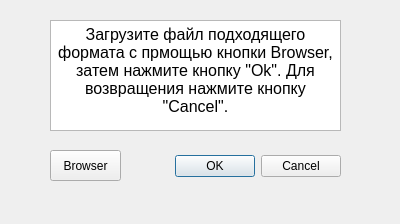
<?xml version="1.0" encoding="UTF-8"?>
<ui version="4.0">
 <class>Video_base</class>
 <widget class="QDialog" name="Video_base">
  <property name="geometry">
   <rect>
    <x>0</x>
    <y>0</y>
    <width>400</width>
    <height>224</height>
   </rect>
  </property>
  <property name="windowTitle">
   <string>Dialog</string>
  </property>
  <widget class="QDialogButtonBox" name="buttonBox">
   <property name="geometry">
    <rect>
     <x>170</x>
     <y>150</y>
     <width>171</width>
     <height>32</height>
    </rect>
   </property>
   <property name="orientation">
    <enum>Qt::Horizontal</enum>
   </property>
   <property name="standardButtons">
    <set>QDialogButtonBox::Cancel|QDialogButtonBox::Ok</set>
   </property>
  </widget>
  <widget class="QTextEdit" name="textEdit">
   <property name="geometry">
    <rect>
     <x>50</x>
     <y>20</y>
     <width>291</width>
     <height>111</height>
    </rect>
   </property>
   <property name="html">
    <string>&lt;!DOCTYPE HTML PUBLIC &quot;-//W3C//DTD HTML 4.0//EN&quot; &quot;http://www.w3.org/TR/REC-html40/strict.dtd&quot;&gt;
&lt;html&gt;&lt;head&gt;&lt;meta name=&quot;qrichtext&quot; content=&quot;1&quot; /&gt;&lt;style type=&quot;text/css&quot;&gt;
p, li { white-space: pre-wrap; }
&lt;/style&gt;&lt;/head&gt;&lt;body style=&quot; font-family:'MS Shell Dlg 2'; font-size:8.25pt; font-weight:400; font-style:normal;&quot;&gt;
&lt;p align=&quot;center&quot; style=&quot; margin-top:0px; margin-bottom:0px; margin-left:0px; margin-right:0px; -qt-block-indent:0; text-indent:0px;&quot;&gt;&lt;span style=&quot; font-size:12pt;&quot;&gt;Загрузите файл подходящего формата с прмощью кнопки Browser, затем нажмите кнопку &amp;quot;Ok&amp;quot;. Для возвращения нажмите кнопку &amp;quot;Cancel&amp;quot;.&lt;/span&gt;&lt;/p&gt;&lt;/body&gt;&lt;/html&gt;</string>
   </property>
  </widget>
  <widget class="QToolButton" name="toolButton">
   <property name="geometry">
    <rect>
     <x>50</x>
     <y>150</y>
     <width>71</width>
     <height>31</height>
    </rect>
   </property>
   <property name="text">
    <string>Browser</string>
   </property>
  </widget>
 </widget>
 <resources/>
 <connections>
  <connection>
   <sender>buttonBox</sender>
   <signal>accepted()</signal>
   <receiver>Video_base</receiver>
   <slot>accept()</slot>
   <hints>
    <hint type="sourcelabel">
     <x>248</x>
     <y>254</y>
    </hint>
    <hint type="destinationlabel">
     <x>157</x>
     <y>274</y>
    </hint>
   </hints>
  </connection>
  <connection>
   <sender>buttonBox</sender>
   <signal>rejected()</signal>
   <receiver>Video_base</receiver>
   <slot>reject()</slot>
   <hints>
    <hint type="sourcelabel">
     <x>316</x>
     <y>260</y>
    </hint>
    <hint type="destinationlabel">
     <x>286</x>
     <y>274</y>
    </hint>
   </hints>
  </connection>
 </connections>
</ui>
